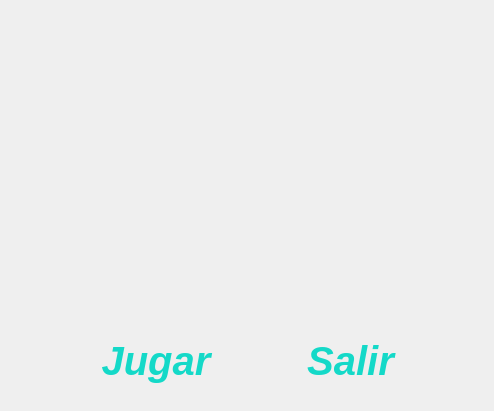
<?xml version="1.0" encoding="UTF-8"?>
<ui version="4.0">
 <class>Widget</class>
 <widget class="QWidget" name="Widget">
  <property name="geometry">
   <rect>
    <x>0</x>
    <y>0</y>
    <width>494</width>
    <height>411</height>
   </rect>
  </property>
  <property name="minimumSize">
   <size>
    <width>494</width>
    <height>411</height>
   </size>
  </property>
  <property name="maximumSize">
   <size>
    <width>494</width>
    <height>411</height>
   </size>
  </property>
  <property name="windowTitle">
   <string>Widget</string>
  </property>
  <layout class="QGridLayout" name="gridLayout">
   <property name="leftMargin">
    <number>0</number>
   </property>
   <property name="topMargin">
    <number>0</number>
   </property>
   <property name="rightMargin">
    <number>0</number>
   </property>
   <property name="bottomMargin">
    <number>0</number>
   </property>
   <item row="0" column="1">
    <widget class="QStackedWidget" name="vistas">
     <property name="currentIndex">
      <number>0</number>
     </property>
     <widget class="QWidget" name="page">
      <widget class="QPushButton" name="Jugar">
       <property name="geometry">
        <rect>
         <x>70</x>
         <y>330</y>
         <width>172</width>
         <height>61</height>
        </rect>
       </property>
       <property name="autoFillBackground">
        <bool>false</bool>
       </property>
       <property name="styleSheet">
        <string notr="true">*{
	font-size: 40px;
	color: rgb(20,217,200);
	font-weight: bold;
	font-style: italic;
	font-family: &quot;cambria&quot;;
}

*:hover{
		font-size: 50px;
}</string>
       </property>
       <property name="text">
        <string>Jugar</string>
       </property>
       <property name="autoDefault">
        <bool>false</bool>
       </property>
       <property name="default">
        <bool>false</bool>
       </property>
       <property name="flat">
        <bool>true</bool>
       </property>
      </widget>
      <widget class="QLabel" name="label">
       <property name="geometry">
        <rect>
         <x>0</x>
         <y>0</y>
         <width>501</width>
         <height>411</height>
        </rect>
       </property>
       <property name="text">
        <string/>
       </property>
       <property name="pixmap">
        <pixmap resource="recursos.qrc">:/imagenes/inicio.png</pixmap>
       </property>
      </widget>
      <widget class="QPushButton" name="quit">
       <property name="geometry">
        <rect>
         <x>280</x>
         <y>330</y>
         <width>141</width>
         <height>61</height>
        </rect>
       </property>
       <property name="styleSheet">
        <string notr="true">*{
	font-size: 40px;
	color: rgb(20,217,200);
	font-weight: bold;
	font-style: italic;
	font-family: &quot;cambria&quot;;
}

*:hover{
		font-size: 50px;
}</string>
       </property>
       <property name="text">
        <string>Salir</string>
       </property>
       <property name="flat">
        <bool>true</bool>
       </property>
      </widget>
      <zorder>label</zorder>
      <zorder>Jugar</zorder>
      <zorder>quit</zorder>
     </widget>
     <widget class="QWidget" name="page_2">
      <widget class="QGraphicsView" name="graphicsView">
       <property name="geometry">
        <rect>
         <x>9</x>
         <y>9</y>
         <width>389</width>
         <height>389</height>
        </rect>
       </property>
       <property name="styleSheet">
        <string notr="true">*{
	background-color: gray;
	border-radius: 13px;
}</string>
       </property>
      </widget>
      <widget class="QPushButton" name="reiniciar">
       <property name="geometry">
        <rect>
         <x>398</x>
         <y>140</y>
         <width>96</width>
         <height>41</height>
        </rect>
       </property>
       <property name="styleSheet">
        <string notr="true">*{
	font-size: 16px;
	color: rgb(20,217,200);
	font-weight: bold;
	font-style: italic;
	font-family: &quot;cambria&quot;;
}

*:hover{
		font-size: 18px;
}</string>
       </property>
       <property name="text">
        <string>Reiniciar</string>
       </property>
       <property name="flat">
        <bool>true</bool>
       </property>
      </widget>
      <widget class="QPushButton" name="salir">
       <property name="geometry">
        <rect>
         <x>400</x>
         <y>210</y>
         <width>91</width>
         <height>41</height>
        </rect>
       </property>
       <property name="styleSheet">
        <string notr="true">*{
	font-size: 16px;
	color: rgb(20,217,200);
	font-weight: bold;
	font-style: italic;
	font-family: &quot;cambria&quot;;
}

*:hover{
		font-size: 18px;
}</string>
       </property>
       <property name="text">
        <string>Menu</string>
       </property>
       <property name="flat">
        <bool>true</bool>
       </property>
      </widget>
      <widget class="QLabel" name="label_2">
       <property name="geometry">
        <rect>
         <x>-7</x>
         <y>0</y>
         <width>511</width>
         <height>411</height>
        </rect>
       </property>
       <property name="text">
        <string/>
       </property>
       <property name="pixmap">
        <pixmap resource="recursos.qrc">:/imagenes/fondoJuego.png</pixmap>
       </property>
      </widget>
      <zorder>label_2</zorder>
      <zorder>graphicsView</zorder>
      <zorder>reiniciar</zorder>
      <zorder>salir</zorder>
     </widget>
    </widget>
   </item>
  </layout>
 </widget>
 <layoutdefault spacing="6" margin="11"/>
 <resources>
  <include location="recursos.qrc"/>
 </resources>
 <connections/>
</ui>
